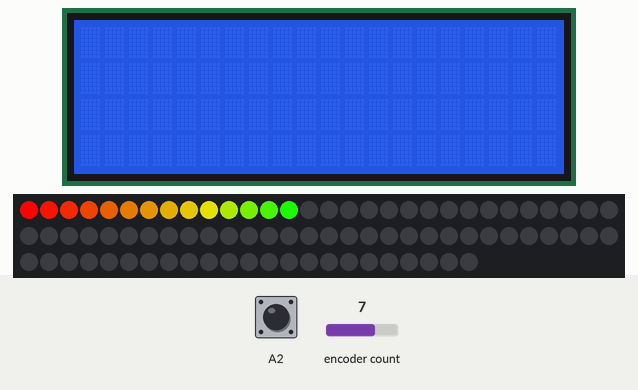
The sketch below on a simulated Arduino Mega 2560, built with avr-gcc and run on an emulated ATmega2560. Parts: 20×4 character LCD, 83 RGB LEDs in strip order, left to right, continuing on the next row. The inputs (shaded band) are chosen by the test bench; at power-on: encoder count 0, A2 HIGH. What the sketch prints to the serial monitor is not drawn.

1.3 s: encoder count set to 1
2.8 s: encoder count set to 5
4.3 s: encoder count set to 6
5.8 s: encoder count set to 7
Above: at 7.0 s.
7.3 s: encoder count set to 11
8.8 s: encoder count set to 10
Timing chart, 0 to 11.3 s (numbered marks = the images above; inputs shaded):
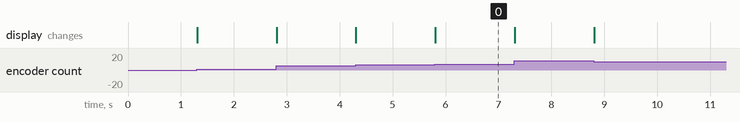

The sketch:

RotaryButtonLog.ino
```cpp
#include <ClickEncoder.h>
#include <TimerOne.h>
#include <LiquidCrystal_I2C.h>
#include <FastLED.h>
#include <SoftwareSerial.h>
#define PIN 25

const byte numLEDS = 83;

ClickEncoder *encoder;
int16_t last, value;

CRGB strip[numLEDS];

int encoderValue;
int encoderPosition;
uint8_t gHue = 0;

LiquidCrystal_I2C lcd(0x27, 2, 1, 0, 4, 5, 6, 7, 3, POSITIVE);  // Set the LCD I2C address

void timerIsr() {
  encoder->service();
}


void setup() {
 Serial.begin(115200); // start the serial monitor link

  lcd.begin(20, 4);        // initialize the lcd for 20 chars 4 lines

  FastLED.addLeds<NEOPIXEL, PIN>(strip, numLEDS);
  FastLED.setBrightness(255);
  encoder = new ClickEncoder(A1, A0, A2);
  encoder->setAccelerationEnabled(false);

  Timer1.initialize(1000);
  Timer1.attachInterrupt(timerIsr);
  last = -1;

}

void loop(){

  value += encoder->getValue();

  if (value*2 != last) {
    encoderValue = value*2;
    encoderPosition = encoderValue%20;

    last = encoderValue;

    Serial.println("Value: ");
    Serial.println(encoderValue);

    Serial.println("Position:");

    if(encoderPosition <0)
      encoderPosition = -encoderPosition;

    if(encoderValue > 81)
    {
      value = 82/2;
      encoderValue = 82;
    }

    if(encoderValue < 0)
    {
      value = 0;
      encoderValue = 0;
    }

    Serial.println();
    for(int i = 0; i < encoderValue; i++)
    {
      //strip[i] = CRGB(255, 0, 0);


    }
    for(int i = 82; i > encoderValue-1; i--)
    {
      strip[i] = CRGB(0, 0, 0);
    }


  }
  rainbow();
  FastLED.show();

  ClickEncoder::Button b = encoder->getButton();
  if (b != ClickEncoder::Open) {
    #define VERBOSECASE(label) case label:Serial.println(#label); break;
    switch (b) {
      VERBOSECASE(ClickEncoder::Pressed);
      VERBOSECASE(ClickEncoder::Held)
      VERBOSECASE(ClickEncoder::Released)
      VERBOSECASE(ClickEncoder::Clicked)
      case ClickEncoder::DoubleClicked:
          encoder->setAccelerationEnabled(!encoder->getAccelerationEnabled());
        break;
    }
  }

}


void rainbow()
{
  // FastLED's built-in rainbow generator
  fill_rainbow( strip, encoderValue, gHue, 7);
}
```
